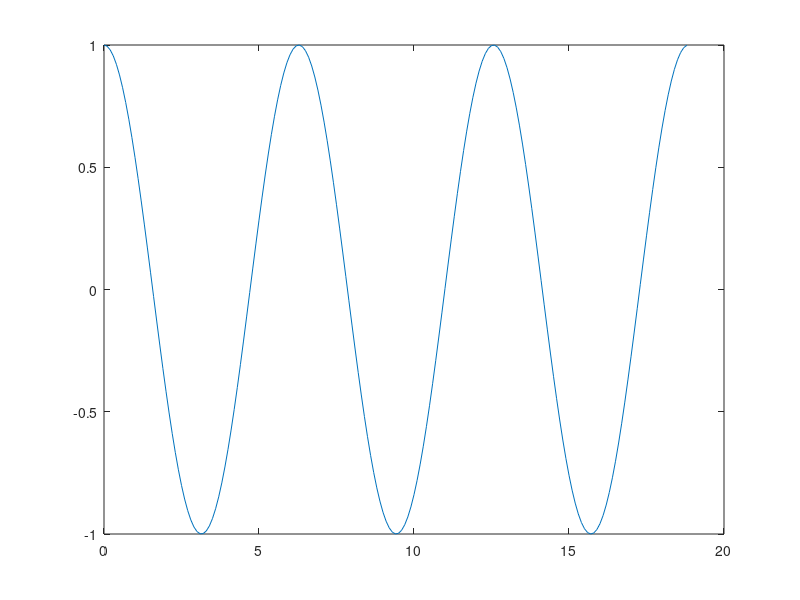
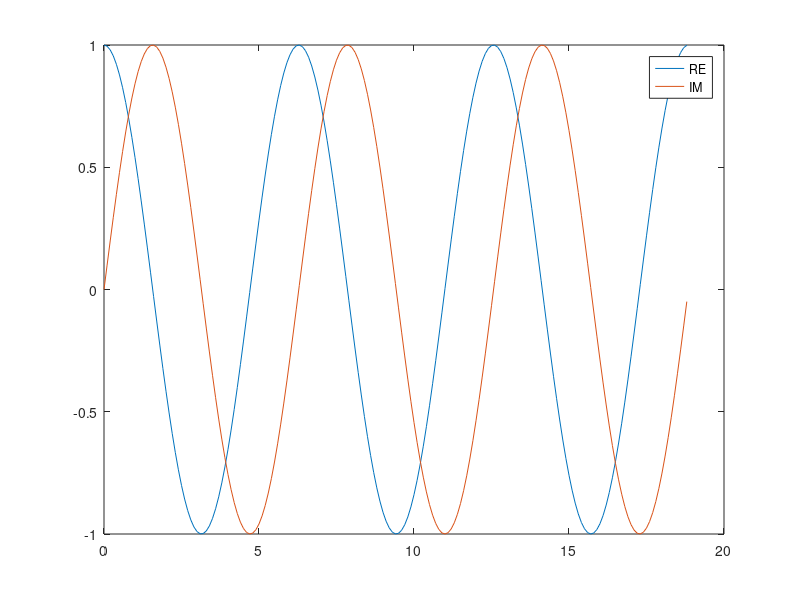
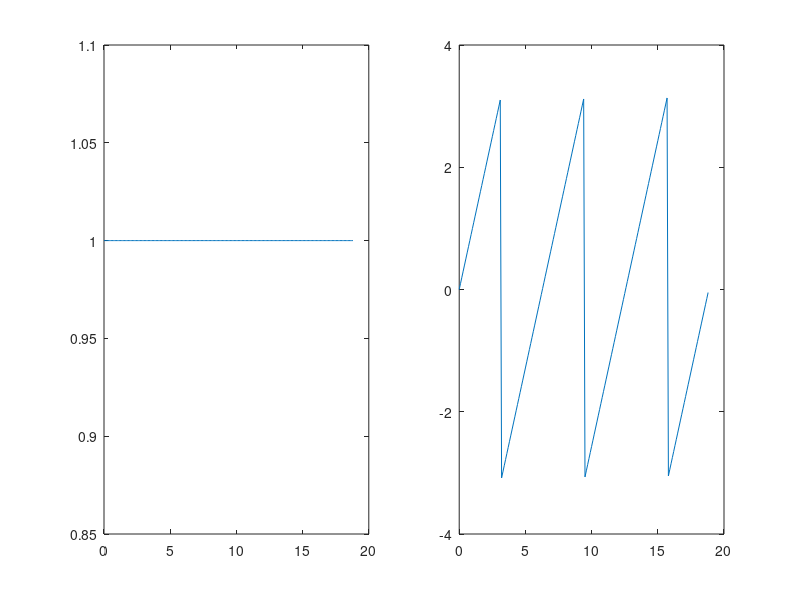
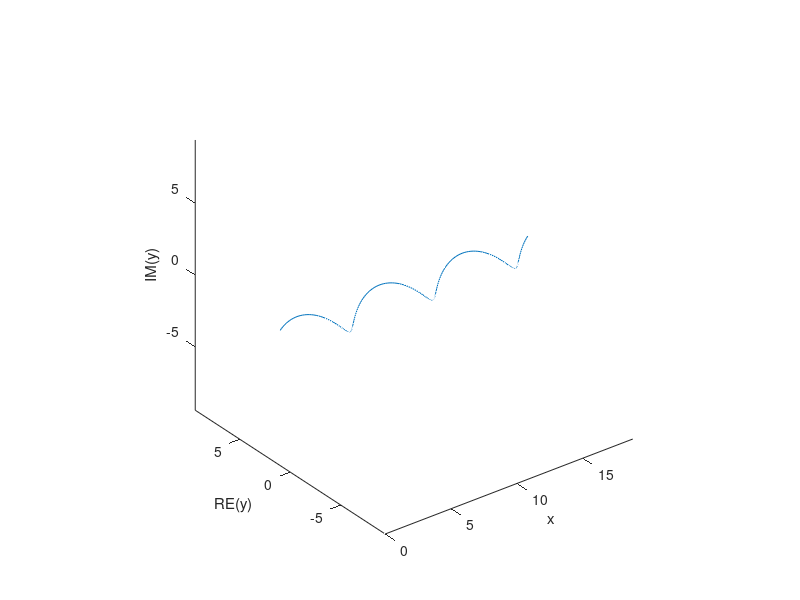

The MATLAB source for these figures, in order:
clear variables;
close all;
clc;

x = 0:0.1:6*pi;
y = exp(1i*x);
figure("Position", get(0, "ScreenSize"));
plot(x, y)
figure("Position", get(0, "ScreenSize"));
plot(x, real(y))
hold on;
plot(x, imag(y))
legend("RE", "IM")
figure("Position", get(0, "ScreenSize"));
subplot(1, 2, 1);
plot(x, abs(y))
subplot(1, 2, 2);
plot(x, angle(y))
figure("Position", get(0, "ScreenSize"));
plot3(x, real(y), imag(y))
xlabel("x")
ylabel("RE(y)")
zlabel("IM(y)")
axis equal;